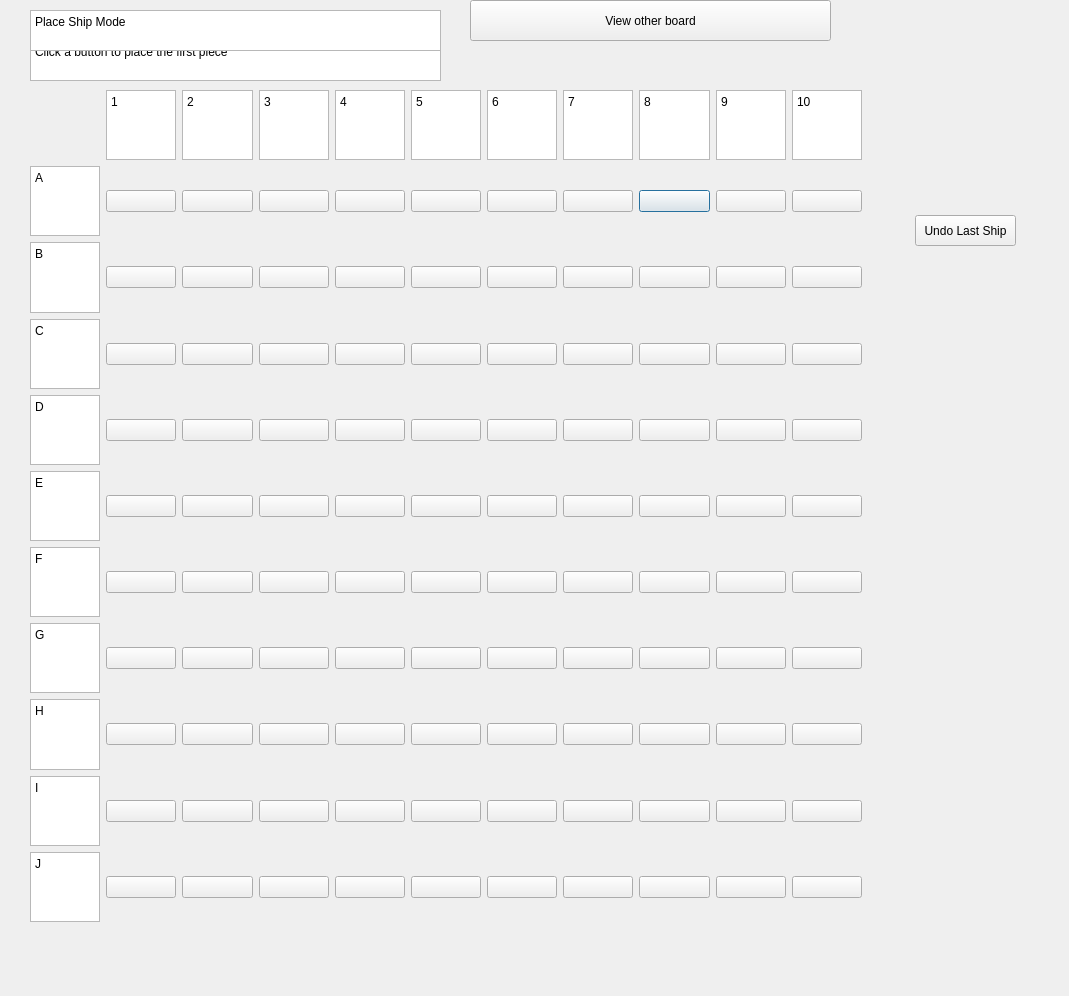
<?xml version="1.0" encoding="UTF-8"?>
<ui version="4.0">
 <class>battleship</class>
 <widget class="QDialog" name="battleship">
  <property name="geometry">
   <rect>
    <x>0</x>
    <y>0</y>
    <width>1069</width>
    <height>996</height>
   </rect>
  </property>
  <property name="windowTitle">
   <string>Dialog</string>
  </property>
  <widget class="QWidget" name="gridLayoutWidget">
   <property name="geometry">
    <rect>
     <x>30</x>
     <y>90</y>
     <width>832</width>
     <height>832</height>
    </rect>
   </property>
   <layout class="QGridLayout" name="GameGrid">
    <item row="6" column="0">
     <widget class="QPlainTextEdit" name="F">
      <property name="plainText">
       <string>F</string>
      </property>
     </widget>
    </item>
    <item row="1" column="8">
     <widget class="QPushButton" name="Coll8R1">
      <property name="text">
       <string/>
      </property>
     </widget>
    </item>
    <item row="8" column="2">
     <widget class="QPushButton" name="Coll2R8">
      <property name="text">
       <string/>
      </property>
     </widget>
    </item>
    <item row="10" column="9">
     <widget class="QPushButton" name="Coll9R10">
      <property name="text">
       <string/>
      </property>
     </widget>
    </item>
    <item row="5" column="8">
     <widget class="QPushButton" name="Coll8R5">
      <property name="text">
       <string/>
      </property>
     </widget>
    </item>
    <item row="3" column="7">
     <widget class="QPushButton" name="Coll7R3">
      <property name="text">
       <string/>
      </property>
     </widget>
    </item>
    <item row="5" column="3">
     <widget class="QPushButton" name="Coll3R5">
      <property name="text">
       <string/>
      </property>
     </widget>
    </item>
    <item row="8" column="8">
     <widget class="QPushButton" name="Coll8R8">
      <property name="text">
       <string/>
      </property>
     </widget>
    </item>
    <item row="2" column="3">
     <widget class="QPushButton" name="Coll3R2">
      <property name="text">
       <string/>
      </property>
     </widget>
    </item>
    <item row="5" column="6">
     <widget class="QPushButton" name="Coll6R5">
      <property name="text">
       <string/>
      </property>
     </widget>
    </item>
    <item row="2" column="0">
     <widget class="QPlainTextEdit" name="B">
      <property name="plainText">
       <string>B</string>
      </property>
     </widget>
    </item>
    <item row="5" column="7">
     <widget class="QPushButton" name="Coll7R5">
      <property name="text">
       <string/>
      </property>
     </widget>
    </item>
    <item row="7" column="10">
     <widget class="QPushButton" name="Coll10R7">
      <property name="text">
       <string/>
      </property>
     </widget>
    </item>
    <item row="6" column="10">
     <widget class="QPushButton" name="Coll10R6">
      <property name="text">
       <string/>
      </property>
     </widget>
    </item>
    <item row="3" column="10">
     <widget class="QPushButton" name="Coll10R3">
      <property name="text">
       <string/>
      </property>
     </widget>
    </item>
    <item row="6" column="7">
     <widget class="QPushButton" name="Coll7R6">
      <property name="text">
       <string/>
      </property>
     </widget>
    </item>
    <item row="2" column="1">
     <widget class="QPushButton" name="Coll1R2">
      <property name="text">
       <string/>
      </property>
     </widget>
    </item>
    <item row="7" column="7">
     <widget class="QPushButton" name="Coll7R7">
      <property name="text">
       <string/>
      </property>
     </widget>
    </item>
    <item row="9" column="3">
     <widget class="QPushButton" name="Coll3R9">
      <property name="text">
       <string/>
      </property>
     </widget>
    </item>
    <item row="9" column="6">
     <widget class="QPushButton" name="Coll6R9">
      <property name="text">
       <string/>
      </property>
     </widget>
    </item>
    <item row="3" column="0">
     <widget class="QPlainTextEdit" name="C">
      <property name="plainText">
       <string>C</string>
      </property>
     </widget>
    </item>
    <item row="9" column="7">
     <widget class="QPushButton" name="Coll7R9">
      <property name="text">
       <string/>
      </property>
     </widget>
    </item>
    <item row="6" column="3">
     <widget class="QPushButton" name="Coll3R6">
      <property name="text">
       <string/>
      </property>
     </widget>
    </item>
    <item row="2" column="6">
     <widget class="QPushButton" name="Coll6R2">
      <property name="text">
       <string/>
      </property>
     </widget>
    </item>
    <item row="5" column="10">
     <widget class="QPushButton" name="Coll10R5">
      <property name="text">
       <string/>
      </property>
     </widget>
    </item>
    <item row="3" column="3">
     <widget class="QPushButton" name="Coll3R3">
      <property name="text">
       <string/>
      </property>
     </widget>
    </item>
    <item row="4" column="8">
     <widget class="QPushButton" name="Coll8R4">
      <property name="text">
       <string/>
      </property>
     </widget>
    </item>
    <item row="7" column="5">
     <widget class="QPushButton" name="Coll5R7">
      <property name="text">
       <string/>
      </property>
     </widget>
    </item>
    <item row="3" column="1">
     <widget class="QPushButton" name="Coll1R3">
      <property name="text">
       <string/>
      </property>
     </widget>
    </item>
    <item row="2" column="4">
     <widget class="QPushButton" name="Coll4R2">
      <property name="text">
       <string/>
      </property>
     </widget>
    </item>
    <item row="6" column="2">
     <widget class="QPushButton" name="Coll2R6">
      <property name="text">
       <string/>
      </property>
     </widget>
    </item>
    <item row="6" column="9">
     <widget class="QPushButton" name="Coll9R6">
      <property name="text">
       <string/>
      </property>
     </widget>
    </item>
    <item row="6" column="5">
     <widget class="QPushButton" name="Coll5R6">
      <property name="text">
       <string/>
      </property>
     </widget>
    </item>
    <item row="7" column="6">
     <widget class="QPushButton" name="Coll6R7">
      <property name="text">
       <string/>
      </property>
     </widget>
    </item>
    <item row="10" column="8">
     <widget class="QPushButton" name="Coll8R10">
      <property name="text">
       <string/>
      </property>
     </widget>
    </item>
    <item row="9" column="2">
     <widget class="QPushButton" name="Coll2R9">
      <property name="text">
       <string/>
      </property>
     </widget>
    </item>
    <item row="7" column="9">
     <widget class="QPushButton" name="Coll9R7">
      <property name="text">
       <string/>
      </property>
     </widget>
    </item>
    <item row="2" column="5">
     <widget class="QPushButton" name="Coll5R2">
      <property name="text">
       <string/>
      </property>
     </widget>
    </item>
    <item row="10" column="2">
     <widget class="QPushButton" name="Coll2R10">
      <property name="text">
       <string/>
      </property>
     </widget>
    </item>
    <item row="7" column="1">
     <widget class="QPushButton" name="Coll1R7">
      <property name="text">
       <string/>
      </property>
     </widget>
    </item>
    <item row="1" column="1">
     <widget class="QPushButton" name="Coll1R1">
      <property name="text">
       <string/>
      </property>
     </widget>
    </item>
    <item row="10" column="4">
     <widget class="QPushButton" name="Coll4R10">
      <property name="text">
       <string/>
      </property>
     </widget>
    </item>
    <item row="10" column="10">
     <widget class="QPushButton" name="Coll10R10">
      <property name="text">
       <string/>
      </property>
     </widget>
    </item>
    <item row="3" column="5">
     <widget class="QPushButton" name="Coll5R3">
      <property name="text">
       <string/>
      </property>
     </widget>
    </item>
    <item row="9" column="9">
     <widget class="QPushButton" name="Coll9R9">
      <property name="text">
       <string/>
      </property>
     </widget>
    </item>
    <item row="10" column="7">
     <widget class="QPushButton" name="Coll7R10">
      <property name="text">
       <string/>
      </property>
     </widget>
    </item>
    <item row="9" column="4">
     <widget class="QPushButton" name="Coll4R9">
      <property name="text">
       <string/>
      </property>
     </widget>
    </item>
    <item row="9" column="10">
     <widget class="QPushButton" name="Coll10R9">
      <property name="text">
       <string/>
      </property>
     </widget>
    </item>
    <item row="7" column="8">
     <widget class="QPushButton" name="Coll8R7">
      <property name="text">
       <string/>
      </property>
     </widget>
    </item>
    <item row="10" column="0">
     <widget class="QPlainTextEdit" name="J">
      <property name="plainText">
       <string>J</string>
      </property>
     </widget>
    </item>
    <item row="10" column="5">
     <widget class="QPushButton" name="Coll5R10">
      <property name="text">
       <string/>
      </property>
     </widget>
    </item>
    <item row="8" column="1">
     <widget class="QPushButton" name="Coll1R8">
      <property name="text">
       <string/>
      </property>
     </widget>
    </item>
    <item row="6" column="6">
     <widget class="QPushButton" name="Coll6R6">
      <property name="text">
       <string/>
      </property>
     </widget>
    </item>
    <item row="1" column="9">
     <widget class="QPushButton" name="Coll9R1">
      <property name="text">
       <string/>
      </property>
     </widget>
    </item>
    <item row="4" column="2">
     <widget class="QPushButton" name="Coll2R4">
      <property name="text">
       <string/>
      </property>
     </widget>
    </item>
    <item row="10" column="6">
     <widget class="QPushButton" name="Coll6R10">
      <property name="text">
       <string/>
      </property>
     </widget>
    </item>
    <item row="6" column="4">
     <widget class="QPushButton" name="Coll4R6">
      <property name="text">
       <string/>
      </property>
     </widget>
    </item>
    <item row="6" column="1">
     <widget class="QPushButton" name="Coll1R6">
      <property name="text">
       <string/>
      </property>
     </widget>
    </item>
    <item row="8" column="9">
     <widget class="QPushButton" name="Coll9R8">
      <property name="text">
       <string/>
      </property>
     </widget>
    </item>
    <item row="1" column="4">
     <widget class="QPushButton" name="Coll4R1">
      <property name="text">
       <string/>
      </property>
     </widget>
    </item>
    <item row="8" column="7">
     <widget class="QPushButton" name="Coll7R8">
      <property name="text">
       <string/>
      </property>
     </widget>
    </item>
    <item row="2" column="9">
     <widget class="QPushButton" name="Coll9R2">
      <property name="text">
       <string/>
      </property>
     </widget>
    </item>
    <item row="7" column="3">
     <widget class="QPushButton" name="Coll3R7">
      <property name="text">
       <string/>
      </property>
     </widget>
    </item>
    <item row="2" column="2">
     <widget class="QPushButton" name="Coll2R2">
      <property name="text">
       <string/>
      </property>
     </widget>
    </item>
    <item row="2" column="8">
     <widget class="QPushButton" name="Coll8R2">
      <property name="text">
       <string/>
      </property>
     </widget>
    </item>
    <item row="9" column="8">
     <widget class="QPushButton" name="Coll8R9">
      <property name="text">
       <string/>
      </property>
     </widget>
    </item>
    <item row="4" column="3">
     <widget class="QPushButton" name="Coll3R4">
      <property name="text">
       <string/>
      </property>
     </widget>
    </item>
    <item row="4" column="10">
     <widget class="QPushButton" name="Coll10R4">
      <property name="text">
       <string/>
      </property>
     </widget>
    </item>
    <item row="7" column="4">
     <widget class="QPushButton" name="Coll4R7">
      <property name="text">
       <string/>
      </property>
     </widget>
    </item>
    <item row="1" column="7">
     <widget class="QPushButton" name="Coll7R1">
      <property name="text">
       <string/>
      </property>
     </widget>
    </item>
    <item row="5" column="2">
     <widget class="QPushButton" name="Coll2R5">
      <property name="text">
       <string/>
      </property>
     </widget>
    </item>
    <item row="7" column="2">
     <widget class="QPushButton" name="Coll2R7">
      <property name="text">
       <string/>
      </property>
     </widget>
    </item>
    <item row="5" column="0">
     <widget class="QPlainTextEdit" name="E">
      <property name="plainText">
       <string>E</string>
      </property>
     </widget>
    </item>
    <item row="10" column="1">
     <widget class="QPushButton" name="Coll1R10">
      <property name="text">
       <string/>
      </property>
     </widget>
    </item>
    <item row="1" column="6">
     <widget class="QPushButton" name="Coll6R1">
      <property name="text">
       <string/>
      </property>
     </widget>
    </item>
    <item row="5" column="9">
     <widget class="QPushButton" name="Coll9R5">
      <property name="text">
       <string/>
      </property>
     </widget>
    </item>
    <item row="8" column="10">
     <widget class="QPushButton" name="Coll10R8">
      <property name="text">
       <string/>
      </property>
     </widget>
    </item>
    <item row="8" column="6">
     <widget class="QPushButton" name="Coll6R8">
      <property name="text">
       <string/>
      </property>
     </widget>
    </item>
    <item row="3" column="9">
     <widget class="QPushButton" name="Coll9R3">
      <property name="text">
       <string/>
      </property>
     </widget>
    </item>
    <item row="6" column="8">
     <widget class="QPushButton" name="Coll8R6">
      <property name="text">
       <string/>
      </property>
     </widget>
    </item>
    <item row="4" column="0">
     <widget class="QPlainTextEdit" name="D">
      <property name="plainText">
       <string>D</string>
      </property>
     </widget>
    </item>
    <item row="3" column="6">
     <widget class="QPushButton" name="Coll6R3">
      <property name="text">
       <string/>
      </property>
     </widget>
    </item>
    <item row="1" column="2">
     <widget class="QPushButton" name="Coll2R1">
      <property name="text">
       <string/>
      </property>
     </widget>
    </item>
    <item row="9" column="1">
     <widget class="QPushButton" name="Coll1R9">
      <property name="text">
       <string/>
      </property>
     </widget>
    </item>
    <item row="8" column="3">
     <widget class="QPushButton" name="Coll3R8">
      <property name="text">
       <string/>
      </property>
     </widget>
    </item>
    <item row="8" column="0">
     <widget class="QPlainTextEdit" name="H">
      <property name="plainText">
       <string>H</string>
      </property>
     </widget>
    </item>
    <item row="4" column="6">
     <widget class="QPushButton" name="Coll6R4">
      <property name="text">
       <string/>
      </property>
     </widget>
    </item>
    <item row="4" column="9">
     <widget class="QPushButton" name="Coll9R4">
      <property name="text">
       <string/>
      </property>
     </widget>
    </item>
    <item row="8" column="5">
     <widget class="QPushButton" name="Coll5R8">
      <property name="text">
       <string/>
      </property>
     </widget>
    </item>
    <item row="9" column="5">
     <widget class="QPushButton" name="Coll5R9">
      <property name="text">
       <string/>
      </property>
     </widget>
    </item>
    <item row="7" column="0">
     <widget class="QPlainTextEdit" name="G">
      <property name="plainText">
       <string>G</string>
      </property>
     </widget>
    </item>
    <item row="4" column="7">
     <widget class="QPushButton" name="Coll7R4">
      <property name="text">
       <string/>
      </property>
     </widget>
    </item>
    <item row="3" column="4">
     <widget class="QPushButton" name="Coll4R3">
      <property name="text">
       <string/>
      </property>
     </widget>
    </item>
    <item row="5" column="5">
     <widget class="QPushButton" name="Coll5R5">
      <property name="text">
       <string/>
      </property>
     </widget>
    </item>
    <item row="1" column="5">
     <widget class="QPushButton" name="Coll5R1">
      <property name="text">
       <string/>
      </property>
     </widget>
    </item>
    <item row="1" column="3">
     <widget class="QPushButton" name="Coll3R1">
      <property name="text">
       <string/>
      </property>
     </widget>
    </item>
    <item row="5" column="1">
     <widget class="QPushButton" name="Coll1R5">
      <property name="text">
       <string/>
      </property>
     </widget>
    </item>
    <item row="3" column="8">
     <widget class="QPushButton" name="Coll8R3">
      <property name="text">
       <string/>
      </property>
     </widget>
    </item>
    <item row="4" column="1">
     <widget class="QPushButton" name="Coll1R4">
      <property name="text">
       <string/>
      </property>
     </widget>
    </item>
    <item row="3" column="2">
     <widget class="QPushButton" name="Coll2R3">
      <property name="text">
       <string/>
      </property>
     </widget>
    </item>
    <item row="2" column="10">
     <widget class="QPushButton" name="Coll10R2">
      <property name="text">
       <string/>
      </property>
     </widget>
    </item>
    <item row="10" column="3">
     <widget class="QPushButton" name="Coll3R10">
      <property name="text">
       <string/>
      </property>
     </widget>
    </item>
    <item row="4" column="5">
     <widget class="QPushButton" name="Coll5R4">
      <property name="text">
       <string/>
      </property>
     </widget>
    </item>
    <item row="2" column="7">
     <widget class="QPushButton" name="Coll7R2">
      <property name="text">
       <string/>
      </property>
     </widget>
    </item>
    <item row="1" column="10">
     <widget class="QPushButton" name="Coll10R1">
      <property name="text">
       <string/>
      </property>
     </widget>
    </item>
    <item row="5" column="4">
     <widget class="QPushButton" name="Coll4R5">
      <property name="text">
       <string/>
      </property>
     </widget>
    </item>
    <item row="9" column="0">
     <widget class="QPlainTextEdit" name="I">
      <property name="plainText">
       <string>I</string>
      </property>
     </widget>
    </item>
    <item row="4" column="4">
     <widget class="QPushButton" name="Coll4R4">
      <property name="text">
       <string/>
      </property>
     </widget>
    </item>
    <item row="8" column="4">
     <widget class="QPushButton" name="Coll4R8">
      <property name="text">
       <string/>
      </property>
     </widget>
    </item>
    <item row="1" column="0">
     <widget class="QPlainTextEdit" name="A">
      <property name="plainText">
       <string>A</string>
      </property>
     </widget>
    </item>
    <item row="0" column="1">
     <widget class="QPlainTextEdit" name="Num1">
      <property name="plainText">
       <string>1</string>
      </property>
     </widget>
    </item>
    <item row="0" column="2">
     <widget class="QPlainTextEdit" name="Num2">
      <property name="plainText">
       <string>2</string>
      </property>
     </widget>
    </item>
    <item row="0" column="3">
     <widget class="QPlainTextEdit" name="Num3">
      <property name="plainText">
       <string>3</string>
      </property>
     </widget>
    </item>
    <item row="0" column="4">
     <widget class="QPlainTextEdit" name="Num4">
      <property name="plainText">
       <string>4</string>
      </property>
     </widget>
    </item>
    <item row="0" column="5">
     <widget class="QPlainTextEdit" name="Num5">
      <property name="plainText">
       <string>5</string>
      </property>
     </widget>
    </item>
    <item row="0" column="6">
     <widget class="QPlainTextEdit" name="Num6">
      <property name="plainText">
       <string>6</string>
      </property>
     </widget>
    </item>
    <item row="0" column="7">
     <widget class="QPlainTextEdit" name="Num7">
      <property name="plainText">
       <string>7</string>
      </property>
     </widget>
    </item>
    <item row="0" column="8">
     <widget class="QPlainTextEdit" name="Num8">
      <property name="plainText">
       <string>8</string>
      </property>
     </widget>
    </item>
    <item row="0" column="9">
     <widget class="QPlainTextEdit" name="Num9">
      <property name="plainText">
       <string>9</string>
      </property>
     </widget>
    </item>
    <item row="0" column="10">
     <widget class="QPlainTextEdit" name="Num10">
      <property name="plainText">
       <string>10</string>
      </property>
     </widget>
    </item>
   </layout>
  </widget>
  <widget class="QPushButton" name="UndoButton">
   <property name="geometry">
    <rect>
     <x>915</x>
     <y>215</y>
     <width>101</width>
     <height>31</height>
    </rect>
   </property>
   <property name="text">
    <string>Undo Last Ship</string>
   </property>
  </widget>
  <widget class="QPlainTextEdit" name="GameStatus">
   <property name="geometry">
    <rect>
     <x>30</x>
     <y>40</y>
     <width>411</width>
     <height>41</height>
    </rect>
   </property>
   <property name="plainText">
    <string>Click a button to place the first piece</string>
   </property>
   <property name="backgroundVisible">
    <bool>false</bool>
   </property>
  </widget>
  <widget class="QPushButton" name="ViewButton">
   <property name="geometry">
    <rect>
     <x>470</x>
     <y>0</y>
     <width>361</width>
     <height>41</height>
    </rect>
   </property>
   <property name="text">
    <string>View other board</string>
   </property>
  </widget>
  <widget class="QPlainTextEdit" name="ModeStatus">
   <property name="geometry">
    <rect>
     <x>30</x>
     <y>10</y>
     <width>411</width>
     <height>41</height>
    </rect>
   </property>
   <property name="plainText">
    <string>Place Ship Mode</string>
   </property>
   <property name="backgroundVisible">
    <bool>false</bool>
   </property>
  </widget>
 </widget>
 <resources/>
 <connections/>
</ui>
